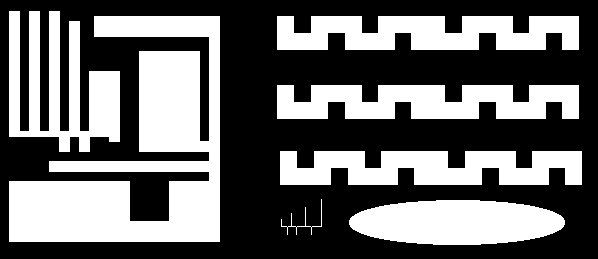
#> input picture lab4/ccl1.png, 598 x 259 px; the run also reads 1 picture not shown here
$ jupyter execute klyszejko_wojciech_11_ccl.ipynb
#> lines starting #> are read from the running program, lines starting #| are printed output that depends on the picture; after the words box and inside, x2 and y2 are one past the last pixel; in counts of white or black regions, pixels touching at a corner belong together
# Indeksacja. Prosta klasyfikacja obiektów.

## Cel ćwiczenia
- zapoznanie z dwuprzebiegowym algorytmem indeksacji (ang. *connected component labelling*):
- zapoznanie z prostą klasyfikacją obiektów z wykorzystaniem współczynników kształtu.

## Indeksacja

Większość dotychczas poznanych i wykorzystywanych algorytmów przetwarzania obrazu wykonywała operacje na całym obrazie (lub co najwyżej dokonywany był podział obiekt/obiekty - tło. Np. różne metody segmentacji).
Patrząc na poniższny rysunek człowiek widzi dwa kwadraty.

Dla automatycznego systemu analizy i rozpoznawania obrazów przejście od etapu obiekty/tło do wyróżnienia dwóch kwadratów nie jest takie oczywiste i wymaga zastosowania jakieś formy indeksacji - czyli przypisania każdemu z pikseli uznanych za należące do obiektów (tu białych) jakieś etykiety (w naszym przypadku będą to dwie etykiety, ew. dodatkowa oznaczająca tło).

W tej części ćwiczenia zaprezentowany zostanie tzw. dwuprzebiegowy algorytm indeksacji (ang. *two-pass connected component labelling*).
Jego nazwa związana jest z koniecznością wykonania dwukrotnego odwiedzenia każdego z pikseli obrazu (dwie pętle/iteracje po obrazie).
Istnieją również tzw. jednoprzebiegowe algorytmy indeksacji - por. zadnie domowe.

## Opis algorytmu

- Na wejściu mamy obraz po binaryzacji - zakładamy, że piksele białe ('1', '255') należą do obiektów, tło jest czarne.

- W pierwszej iteracji obraz analizujemy linia po linii, od lewej do prawej, aż do napotkania pierwszego piksela o wartości różnej od '0'.
  W tej sytuacji dokonujemy analizy otoczenia piksela:


  gdzie: **X**  rozważany piksel, **A,B,C,D** - sąsiedzi z otoczenia.
  Uwaga. W przykładzie pokazano tzw. sąsiedztwo 8-elementowe.
  Niekiedy stosuje się również wersję 4-elementową (praktycznie bardzo rzadko).
  Wtedy analizie podlegałyby by tylko piksele **B** i **D**.

- Możliwe są następujące przypadki dla otoczenia __A,B,C,D__:
    - (a) wszystkie należą do tła __A,B,C,D == 0__.
      Wtedy znaleziony piksel __X__ należy do nowego obiektu - nadajemy mu zatem etykietę __L+1__ __X = L+1}__ - przez __L__ rozumiemy poprzednią etykietę.
	  Uwaga. Przed uruchomieniem algorytmu __L__ należy zainicjować wartością  '1'
    - (b) jeden lub więcej pikseli ma przypisaną aktualną etykietę **L**.
	  Wtedy rozważanemu pikselowi przypisujemy etykietę **L** - **X = L**.
    - (c) w otoczeniu występują piksele o różnych etykietach np. *L1* i *L2*.
	  Wtedy przyjmuje się zasadę, że rozważanemu pikselowi *X* przypisuje się mniejszą z wartości *L1* i *L2* (*X = min(L1,L2)*).

## Implementacja:

- Wczytaj obraz *ccl1.png*, wyświetl go.
  Po krótkiej analizie można zauważyć, że występuje na nim 7 odrębnych obiektów.
      Ich ``wykrycie'' będzie naszym celem.

- Na podstawie opisu algorytmu podanego wcześniej zaimplementuj tzw. pierwszą fazę indeksacji (ang. _first pass_):
    - uwaga ogólna - algorytm jest dość prosty i łatwy w implementacji,
    - obliczenia powinny odbywać się w pętlach `for` - iteracja po całym obrazku.
      Warto pominąć pierwszy wiersz i pierwszą oraz ostatnią kolumnę, aby  wyeliminować problem z brakiem kontekstu (można np. założyć, że pikseli brzegowych nie ma, bo wcześniej wykonane zostało morfologiczne czyszczenie brzegu).
    - dla przypomnienia iteracja po macierzy w Python - pętla zewnętrzna - wiersze, pętla wewnętrzna - kolumny – tj. pierwsza współrzędna to wiersz, a druga kolumna,
    - rozmiar obrazka można odczytać np. poleceniem: `yy, xx = img.shape`
      Przy takim przypisaniu `yy` oznacza liczbę wierszy (wysokość obrazka), a `xx` liczbę kolumn (szerokość obrazka),
    - działania podejmujemy tylko w przypadku, gdy aktualnie analizowany piksel ma wartość różną od zera (gdy należy do obiektu),
    - najtrudniejszym elementem jest analiza otoczenia piksela i stwierdzenie, z którym z przypadków (a), (b) czy (c) mamy do czynienia.
      Problem można rozwiązać jakkolwiek (tylko dobrze), poniżej prezentowana jest jedna z możliwości.
    - na początku tworzymy listę pikseli, które stanowią otoczenie piksela X (A, B, C, D) np: ` neighbours = [img[j - 1, i - 1], ... `
    - następnie sprawdzamy czy nie występuje przypadek (a) - czyli czy suma sąsiadów nie wynosi 0 -  ` neigh_sum = np.sum(neighbours)`, jeżeli tak to `X = L` oraz `L=L+1`.
      Uwaga proszę nie zapomnieć zainicjalizować etykiety `L` wartością 1.
    - jeżeli `neigh_sum > 0`, mamy do czynienia z przypadkiem (b) lub (c).
      Eliminujemy zerowe elementy z listy `sasiedzi` (`neighbours = filter(lambda x: x != 0, neighbours)`), a następnie znajdujemy minimum i maksimum nowej listy `neighbours` (funkcje `min` i `max` z _numpy_).
    - z przypadkiem (b) będziemy mieli do czynienia, gdy *minimum = maksimum*.
      Wtedy jako etykietę przypisujemy `X = minimum = maksimum`.
      Gdy *minimum != maksimum* mamy przypadek (c).
      Wtedy etykieta `X = minimum` - taką przyjmujemy konwencję,
    - uwaga 1 - algorytm operuje (czyta punkty z otoczenia i zapisuje kolejne indeksy L) na tym samym obrazie wejściowym,
    \item uwaga 2 - przed implementacją metody obsługi konfliktów przypadki (b) i (c) działają tak samo, ale dla potrzeb dalszych kroków należy je rozróżnić,

- Wykonaj indeksację obrazu za pomocą zaimplementowanego algorytmu.
  Jeżeli wszystko zostało poprawnie napisane, to wynik powinien wyglądać mniej więcej tak jak na poniższym rysunku. Takie porównanie stanowić będzie pierwszy test poprawności implementacji algorytmu.


[cell 1]
import os
import cv2
import matplotlib.pyplot as plt
import numpy as np

if not os.path.exists("ccl1.png") :
    !wget https://raw.githubusercontent.com/vision-agh/poc_sw/master/13_CCL/ccl1.png --no-check-certificate
if not os.path.exists("shapes.png") :
    !wget https://raw.githubusercontent.com/vision-agh/poc_sw/master/13_CCL/shapes.png --no-check-certificate
if not os.path.exists("shapesReal.png") :
    !wget https://raw.githubusercontent.com/vision-agh/poc_sw/master/13_CCL/shapesReal.png --no-check-certificate

# Implementacja pierwszego kroku indeksacji

[cell 2]
ccl1_image = cv2.imread('ccl1.png', cv2.IMREAD_GRAYSCALE)
#> ccl1_image: shape (259, 598); 41.1% white; 7 white regions, largest, box (x1, y1, x2, y2) and area: (9, 16, 220, 242) 23561, (9, 11, 120, 152) 8081, (277, 16, 579, 50) 8024
plt.imshow(ccl1_image)

[cell 3]
def first_pass(image):
    L = 1
    for i in range(1, image.shape[0]):
        for j in range(1, image.shape[1] - 1):
            if image[i, j]:
                neighbors = [image[i-1,j-1],image[i-1,j],image[i-1,j+1],image[i,j-1]]

                if np.sum(neighbors) == 0:
                    #case a
                    image[i, j] = L
                    L += 1
                else:
                    #case b,c
                    neighbors = list(filter(lambda x: x != 0, neighbors))
                    n_min = np.min(neighbors)
                    n_max = np.max(neighbors)

                    if n_min == n_max:
                        #case b
                        image[i, j] = n_min

                    else:
                        #case c
                        image[i, j] = n_min
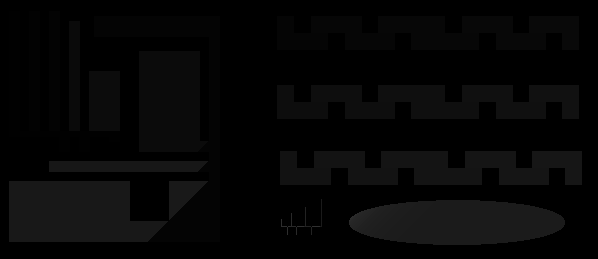
#> image: shape (259, 598); min 0, max 48, mean 6.1
#> after the loop, L = 49

[cell 4]
first_pass(ccl1_image)

[cell 5]
plt.imshow(ccl1_image)

[cell 6]
np.unique(ccl1_image)
#> Out = 49 values from 0 to 48

## Dyskusja:

- W wyniku indeksacji uzyskujemy obraz, na którym wyróżnionych jest wiele obiektów (dokładnie 48) - a faktycznie jest tylko 7. Zastanówmy się z czego to wynika.

- Zacznijmy od prostego przypadku przedstawionego na poniższym rysunku:


  Obraz analizowany jest linia po linii.
  Zatem pierwszą etykietę dostanie słupek po prawej.
  Późnej ten po lewej.
  Postępując zgodnie z podanym algorytmem, w pewnym momencie (piksel wyróżniony na obrazku) dojdzie do sytuacji, w której w otoczeniu danego piksela znajdą się dwie różne etykiety (tu: '1' i '2').
  Wtedy zgodnie z przyjętą metodologią przypisujemy niższą, tj. '1'.
  Problem jaki powstaje, to brak zapamiętania informacji o tym, że wystąpił taki konflikt tj. że powinno nastąpić połączenie etykiet '1' i '2'.
  Z tego powodu wynik działania algorytmu nie jest poprawny.

-  Przeanalizujmy jeszcze jeden, bardziej złożony przykład z rysunku poniżej:


   Słupek po prawej dostaje indeks '1', a po lewej '2'.
   W czwartej linii występuje piksel, który ma w swoim sąsiedztwie (A,B,C,D) same piksele czarne.
   Dlatego dostaje etykietę '3'.
   Jednak w następnym kroku okazuje się, że następuje konflikt '3' z '1' (połączenie).
   W kolejnym wierszu występuje konflikt '2' i '3'.
   Warto zwrócić uwagę, że w tym przypadku trzeba uniknąć sytuacji ''utraty'' informacji o połączeniu '1' z '2' przez '3'.

- W literaturze zaproponowano wiele sposobów reprezentacji i rozwiązywania przedstawionych konfliktów:
    - 2-krotki,
    - n-krotki,
    - tablica dwuwymiarowa,
    - grafy + przeszukiwanie grafu wgłąb.
 W obecnym ćwiczeniu zastosujemy ostatnie podejście, które jest najprostsze do realizacji.

- Opisane konflikty możemy przechowywać w strukturze zbiorów rozłącznych (ang. _union find_).
  Jest to zagadnienie znane z przedmiotu ''Algorytmy i struktury danych''.
  Poniżej zostanie zaprezentowane krótkie przypomnienie.

- Mamy $N$ obiektów. W naszym przypadku to jest $N$ etykiet.
  Chcemy przechowywać informację o sytuacji, w której następuje łączenie etykiet tj. interesują nas zbiory obiektów połączonych.
  Przykład trzech zbiorów zamieszczono na rysunku:


- W ramach rozważanej struktury implementuje się dwie operacje:
    - *find* (znajdź) - sprawdzenie czy dwa obiekty należą do tego samego zbioru połączonego,
	- *union* (połącz) - wprowadź połączenie pomiędzy dwoma obiektami.

- Z punktu widzenia naszych potrzeb ważna jest funkcja _union_. Przykład dodania połączenia pomiędzy obiektami '2' a'3' pokazano na rysunku:


- Strukturę oraz obie operacje można zaimplementować na kilka sposobów.
  Zainteresowanych odsyłam do literatury przedmiotu.
  My zastosujemy podejście _quick-union_.
  Nie jest ono specjalnie wydajnie, ale bardzo proste do implementacji.

- Nasz graf, w którym wierzchołki oznaczają etykiety, a krawędzie połączenia między etykietami, zapiszemy w tablicy jednowymiarowej `id[]` o rozmiarze $N$ (maksymalna liczba etykiet).
  Interpretacja pola w tablicy: `id[i]` jest rodzicem `i`.
  Korzeń elementu `i` jest dany jako: `id[id[id[...id[i]...]]]`.

- Przeanalizujmy jak to działa na prostym przykładzie.
  Mamy dany poetykietowany obraz:


  Występuje na nim pięć konfliktów oznaczonych A, B, C, D i E  (uwaga w trakcie działania algorytmu pojawią się właśnie w takiej kolejności).

- Sytuację wyjściową opisuje poniższy rysunek:


   Tablica `id` wypełniona jest kolejnymi indeksami.

- W algorytmie _quick-union_, aby połączyć elementy $p$ i $q$ należy ustawić $id$ korzenia $q$ pod adres korzenia elementu $p$.
Uwaga. Zakładamy, że $p$ < $q$.
Można to zapisać jako: `id[root(p)] = root(q)`.
Nasze pierwsze połączenie (A) to 4 z 2.
Po tej operacji sytuacja będzie wyglądać następująco:


W tym przypadku korzenieniem obu elementów są same elementy, zatem operacja jest dość prosta.

- Kolejny krok tj. połączenie  2 z 1 -  sytuacja B:


Element 1 jest korzeniem.
Element 2 już nie, ponieważ `id[2]==4`.
Sprawdzamy zatem `id[4]`.
Okazuje się, że `id[4] == 4` tj. jest to korzeń.
Zatem korzeniem dla elementu 2 jest 4.
Dokonujemy stosownej modyfikacji w tablicy `id[1] = 4`.

-  Kolejne połączenie to 6 z 3 (C):


- Kolejne połączenie to 5 z 1.


Szukamy korzenia elementu 1.
Znajdujemy, że to jest 4.
Zatem łączymy 5 i 4.

- Ostatnie połączenie to 6 z 5.


-  Ostatni krok to wykorzystanie informacji zawartej w tablicy `id` do wyznaczenia przekodowania LUT (ang. _look-up table_), które pozwoli nam nadać poprawne etykiety wszystkim pikselom.
      Zasadniczo sprowadza się on do obliczenia dla każdej możliwej etykiety jej korzenia.
      W naszym przypadku zawsze otrzymamy 6, gdyż wszystkie piksele są ze sobą połączone i stanowią jeden obiekt.

## Implementacja:

- Implementacja jest dużo prostsza i krótsza od powyższego opisu.
  Istotne jest tylko dobre zrozumienie algorytmu _union-find_.

- Potrzebne będą nam dwie funkcje pomocnicze:

    - `root` - obliczanie korzenia zgodnie z podanym opisem (odpowiednia pętla `while`). Funkcja pobiera indeks elementu oraz tablicę, a zwraca indeks korzenia.
    - `union` - realizacja operacji unii. Argumenty to indeksy `p` i `q` oraz tablica, a wyniki to zmodyfikowana tablica.

- Na początku, przed pierwszym przebiegiem algorytmu indeksacji, tworzymy tablicę `id` i inicjujemy ją wartościami od 1 do $N$.
  Dla rozważanego przykładu wystarczy $N = 100$.

- Następnie, w przypadku wystąpienia konfliktu (przypadek ()c)), tworzymy unię pomiędzy etykietą mniejszą i większą.

- Po pierwszym przebiegu tworzymy, w opisany powyżej sposób, przekodowanie LUT (pętla po `id` i funkcja `root`). Powstaje nam tablica `lut`.

- Implementujemy drugi przebieg po obrazie.
  Jest on bardzo prosty.
  Dla każdego piksela, który nie jest tłem (o etykiecie większej od 0) realizujemy przekodowanie LUT (`lut_table[img[j, i] - 1]`).
  Otrzymany w ten sposób obraz wyświetlamy.
  Powinniśmy uzyskać poprawne etykietowanie.

[cell 7]
ids = [3,3,5,4,5,5]

[cell 8]
# Zmodyfikuj (rozszerz) wcześniejszy kod

def root(A, i):
    while i != A[i]:
        i = A[i]

    return i

def union(A, p, q):
    if p < q:
        A[root(A, p)] = root(A, q)
    else:
        raise Exception('wrong arguments: p should be less than q (p < q)')


def first_pass_extended(image):
    L = 1
    ids = [i for i in range(100)]

    for i in range(1, image.shape[0]):
        for j in range(1, image.shape[1] - 1):
            if image[i, j]:
                neighbors = [image[i-1,j-1],image[i-1,j],image[i-1,j+1],image[i,j-1]]

                if np.sum(neighbors) == 0:
                    #case a
                    image[i, j] = L
                    L += 1
                else:
                    #case b,c
                    neighbors = list(filter(lambda x: x != 0, neighbors))
                    n_min = np.min(neighbors)
                    n_max = np.max(neighbors)

                    if n_min == n_max:
                        #case b
                        image[i, j] = n_min

                    else:
                        #case c
                        image[i, j] = n_min
                        union(ids, n_min, n_max)
#> after the loop, L = 49

    lut = [root(ids, i) for i in ids]
#> lut = 100 values, max 99 at index 99, min 0 at index 0, mean 52.34

    for i in range(1, image.shape[0]):
        for j in range(1, image.shape[1] - 1):
            if image[i, j]:
                image[i, j] = lut[image[i, j]]

[cell 9]
ccl1_image = cv2.imread('ccl1.png', cv2.IMREAD_GRAYSCALE)
first_pass_extended(ccl1_image)
plt.imshow(ccl1_image)
plt.title("Obraz po indeksacji własnej")

## Indeksacja wbudowana w OpenCV

W OpenCV dostępna jest funkcja `connectedComponents`, która pozwala wykonać indeksację.
Proszę sprawdzić jej działanie na używanym wcześniej obrazie.

[cell 10]
# Indeksacja wbudowana w OpenCV
ccl1_cv2indexed = cv2.connectedComponents(cv2.imread('ccl1.png', cv2.IMREAD_GRAYSCALE))

[cell 11]
plt.imshow(ccl1_cv2indexed[1])
plt.title("Obraz po indeksacji bibliotecznej")
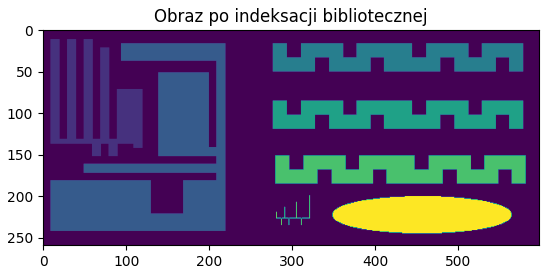
#> figure drawn by matplotlib, 1 panel

## Rozpoznawanie obiektów z wykorzystaniem współczynników kształtu

Współczynniki kształtu są pewnymi parametrami liczbowymi opisującymi kształt obiektu.
Pozwala to na użycie ich do automatycznego rozpoznawania obiektów.
Teoretycznie współczynniki kształtu (dobre) powinny być niezależne od zmiany położenia obiektu, jego orientacji i wielkości.
W praktyce okazuje się jednak, że wartości współczynników zmieniają się w pewnym zakresie nawet dla obiektów należących do tych samych klas (te same kształty - przykład obracany kwadrat).
Wynika z tego konieczność uwzględnienia pewnej tolerancji wartości współczynników kształtu wykorzystywanych w praktycznych zastosowaniach analizy i rozpoznawania obrazu.

# Implementacja dla obrazu sztucznego

- Wczytaj obraz _shapes.png_.
  Wyświetl go.
  Pierwszym etapem zadania będzie wybranie współczynników kształtu i przedziałów ich wartości - takich, które pozwolą na wykrycie konkretnych kształtów.
  Do wyboru jest kwadrat lub krzyżyk (koło jest zbyt łatwe).

- Obok ''klasycznych'' współczynników kształtu tj. Blair-Bliss, Malinowskiej, Haralick, występują współczynniki będące pochodnymi momentów geometrycznych tzn. momenty Hu [https://en.wikipedia.org/wiki/Image_moment]. Wykorzystamy je w naszym ćwiczeniu.

- Pierwszy krok to indeksacja obrazu - poznana funkcja `connectedComponents`.
- Następnie w pętli, dla kolejnych obiektów wyznaczamy współczynniki Hu.
    - po pierwsze należy ''wybrać'' z obrazu dany obiekt np. `I = (ccl == s)*1` oraz `I = I.astype('uint8')`
    - po drugie obliczyć momenty geometryczne - `cv2.moments(I)`
    - po trzecie, na podstawie momentów, obliczyć momentu Hu `cv2.HuMoments(moments)`
- Mając wyznaczone współczynniki musimy jest przeanalizować. W tym celu dobrze ja jakoś wyświetlić w postaci macierzy - proszę to rozwiązać samodzielnie.

- Na podstawie analizy należy wybrać próg (jeden lub więcej) i zrealizować stosowną filtrację tj. usunąć ''niechciane'' kształty.

[cell 12]
# Rozpoznawanie obiektów sztucznych

image_shapes = cv2.imread('shapes.png', cv2.IMREAD_GRAYSCALE)
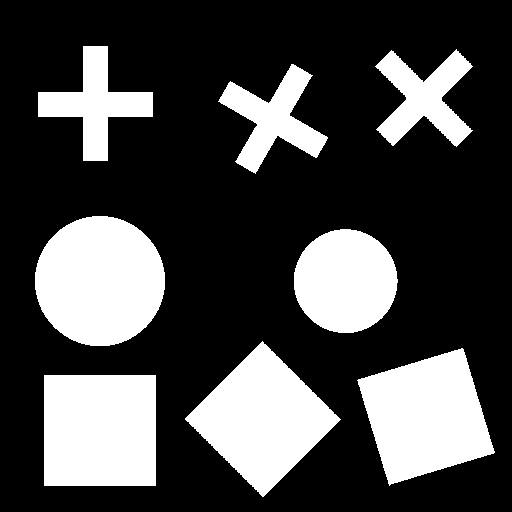
#> input picture lab4/shapes.png, 512 x 512 px
#> image_shapes: shape (512, 512); 28% white; 8 white regions, largest, box (x1, y1, x2, y2) and area: (35, 216, 165, 346) 13293, (44, 375, 156, 486) 12432, (185, 341, 341, 497) 12212

[cell 13]
plt.imshow(image_shapes)

[cell 14]
shapes_count, shapes_indexed = cv2.connectedComponents(image_shapes)
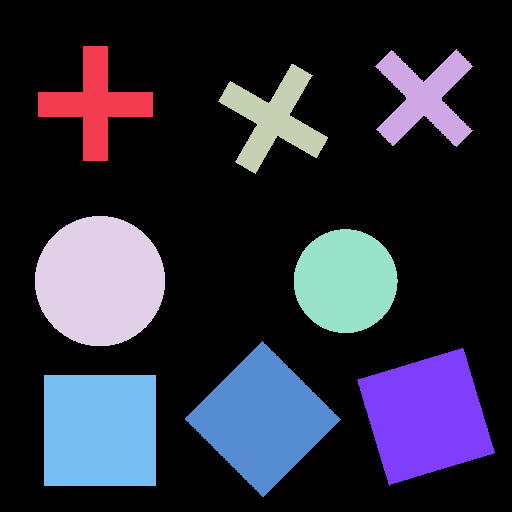
#> shapes_indexed: shape (512, 512) int32; 9 distinct labels, from 0 to 8; one colour per label, 0 black
#> shapes_count = 9

[cell 15]
hu = np.zeros(shape=(shapes_count, 7), dtype='float64')
for i in range(shapes_count):
    I = (shapes_indexed == i).astype('uint8')
    moments = cv2.moments(I)
    hu[i] = cv2.HuMoments(moments).flatten()
#> this loop made 9 passes
#> pass 2, `I = (shapes_indexed == i).astype('uint8')`:
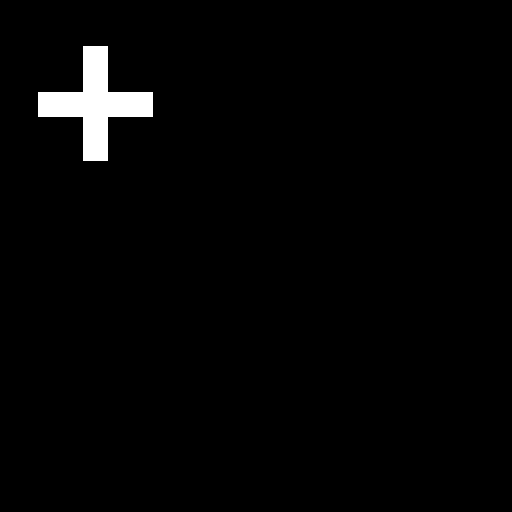
#> I: shape (512, 512); values 0 (black) and 1 (white), 2% white; 1 white region, box (x1, y1, x2, y2) and area: (38, 46, 153, 161) 5125
#> pass 3, `I = (shapes_indexed == i).astype('uint8')`:
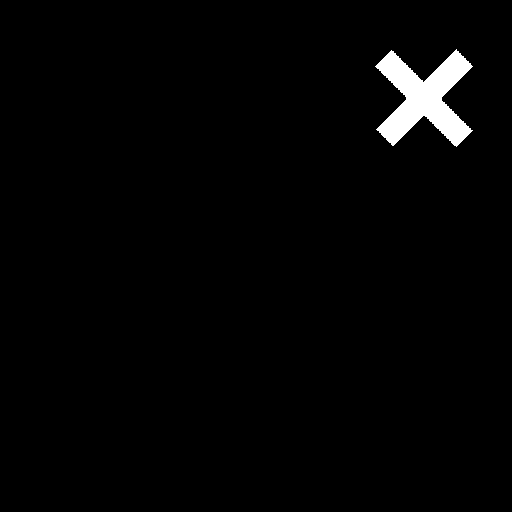
#> I: shape (512, 512); values 0 (black) and 1 (white), 1.8% white; 1 white region, box (x1, y1, x2, y2) and area: (375, 49, 473, 147) 4840
#> after the loop:
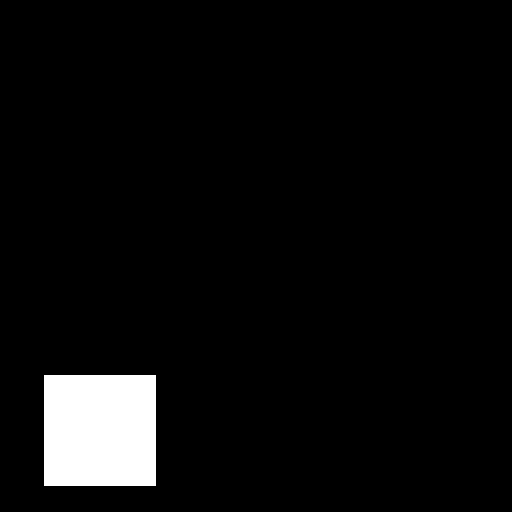
#> I: shape (512, 512); values 0 (black) and 1 (white), 4.7% white; 1 white region, box (x1, y1, x2, y2) and area: (44, 375, 156, 486) 12432
#> (the rest of the program and of its run is left out)
